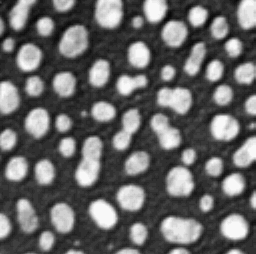
#> input picture docs/data/blobs.tif, 256 x 254 px
$ jupyter execute animate.ipynb
#> lines starting #> are read from the running program, lines starting #| are printed output that depends on the picture
# Animate
Using `stackview.animate` you can visualize timelapse data in Jupyter notebooks. The videos are stored to disk in .gif format. This allows rendering them in github repositories. However, make sure that the files are not too big and consider sub-sampling.

[cell 1]
import stackview
stackview.__version__

[cell 2]
from skimage.io import imread
from skimage.filters import gaussian
import numpy as np

[cell 3]
blobs = imread("data/blobs.tif")[:128]
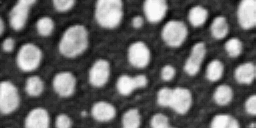
#> blobs: shape (128, 256); min 8, max 248, mean 103.2
blobs.shape
#> Out = (128, 256)

[cell 4]
blobs_images = np.asarray([gaussian(blobs, sigma=s, preserve_range=True) for s in list(range(0, 15)) + list(range(15, 0, -1))])
blobs_images.shape
#> Out = (30, 128, 256)

[cell 5]
stackview.animate(blobs_images)
#> (this line was passed over: stackview is not available in this run)

[cell 6]
stackview.animate(blobs_images, frame_delay_ms=50)
#> (this line was passed over: stackview is not available in this run)

[cell 7]
stackview.animate_curtain(blobs, blobs > 128)
#> (this line was passed over: stackview is not available in this run)

## RGB image support
We can also do this using RGB images.

[cell 8]
hela = imread("data/hela-cells.tif")[::2, ::2]
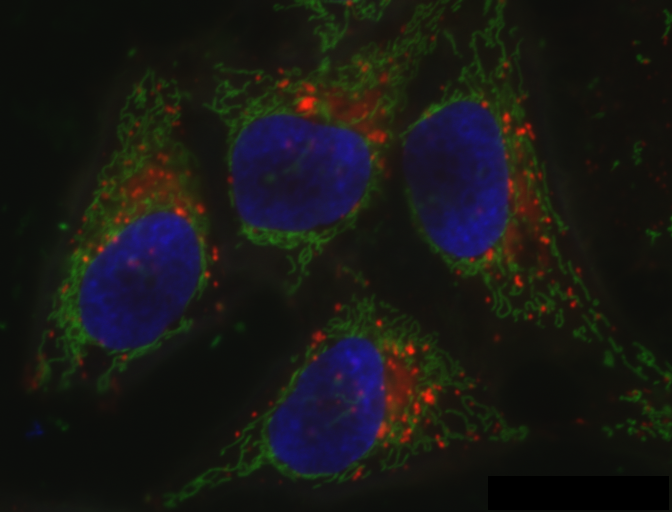
#> input picture docs/data/hela-cells.tif, 672 x 512 px
hela.shape
#> Out = (256, 336, 3)

[cell 9]
hela = hela / hela.max() * 255

[cell 10]
hela_images = np.asarray([gaussian(hela, sigma=s, preserve_range=True, channel_axis=2) for s in list(range(0, 15)) + list(range(15, 0, -1))])
hela_images.shape
#> Out = (30, 256, 336, 3)

[cell 11]
stackview.animate(hela_images)
#> (this line was passed over: stackview is not available in this run)

## Trouble shooting: Overflowing intensities
In case the input image is not 8-bit integers or with pixel intensities in small or large ranges, consider normalizing the images.

If the intensity in the image exceeds the range 0-255, images may show borders where the intensity is overflowing.

[cell 12]
hela_image2 = imread("data/hela-cells.tif")[::2, ::2]

hela_images2 = np.asarray([gaussian(hela_image2, sigma=s, preserve_range=True, channel_axis=2) for s in range(0, 10, 5)])

stackview.animate(hela_images2, frame_delay_ms=1000)
#> (this line was passed over: stackview is not available in this run)

[cell 13]
hela_images2.min(), hela_images2.max()
#> Out = (0, 4095)

Also in this case, normalizing the image intensity to the range 0-255 helps.

[cell 14]
hela_images2_ = hela_images2 / hela_images2.max() * 255

stackview.animate(hela_images2_, frame_delay_ms=1000)
#> (this line was passed over: stackview is not available in this run)
